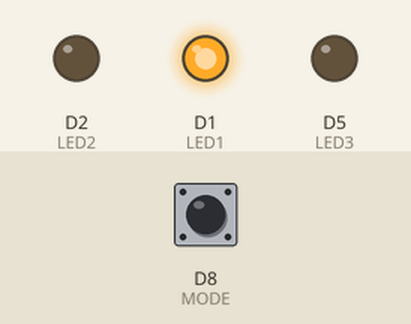
This sketch was run on a simulated ESP8266 (NodeMCU). On the bench: output pins drawn as LEDs (lit = HIGH). Inputs (shaded band) come from the test bench; at power-on: D8 (MODE) HIGH.

Above: at 0.1 s.
At 6.8 s:
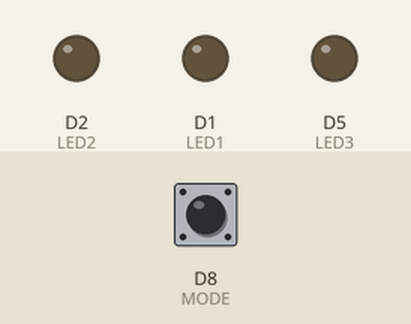
6.9 s: D8 (MODE) pulled LOW for 3 s
At 7.4 s:
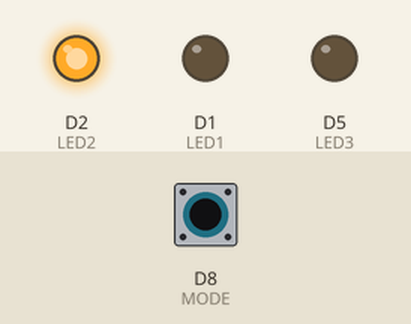
Timing chart, 0 to 17.4 s (numbered marks = the images above; inputs shaded):
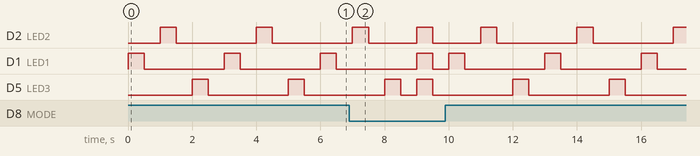

The sketch:

01.ino
```cpp
#define LED1 D1
#define LED2 D2
#define LED3 D5

#define MODE D8

void setup() {
  // put your setup code here, to run once:
  pinMode(LED1, OUTPUT);
  pinMode(LED2, OUTPUT);
  pinMode(LED3, OUTPUT);

  pinMode(MODE, INPUT);
}

void loop() {
  // put your main code here, to run repeatedly:

  int mode = digitalRead(MODE);

  if (mode == 0) {
    digitalWrite(LED1, HIGH);
    digitalWrite(LED2, HIGH);
    digitalWrite(LED3, HIGH);
    delay(500);
    digitalWrite(LED1, LOW);
    digitalWrite(LED2, LOW);
    digitalWrite(LED3, LOW);
    delay(500);
  } else {
    digitalWrite(LED1, HIGH);
    delay(500);
    digitalWrite(LED1, LOW);
    delay(500);

    digitalWrite(LED2, HIGH);
    delay(500);
    digitalWrite(LED2, LOW);
    delay(500);

    digitalWrite(LED3, HIGH);
    delay(500);
    digitalWrite(LED3, LOW);
    delay(500);
  }


}
```
